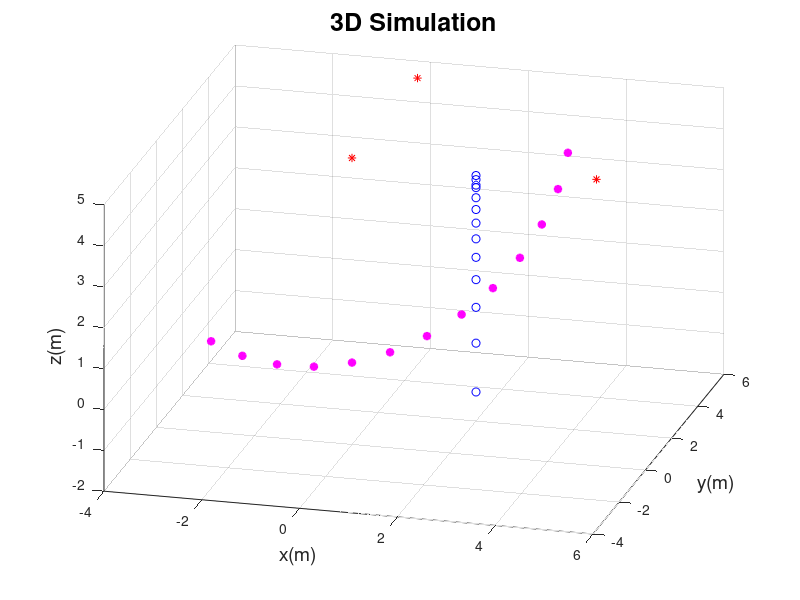

Reproduce this figure in MATLAB.
%% 
% program name uwb_distribution.m
% evaluate the impact of uwb errors in 3D positioning
% 2021-05-22
close all;
clear all;
clc;

r2d = (180/pi);
d2r = (pi/180);

% ======================================================
% Define four UWB sensors locations
% =====================================================
xr1 = 0;% in meter
yr1 = 0;% in meter
zr1 = 5;% in meter
xr2 = 0;
yr2 = 5;
zr2 = 5;

for k=1:17
    psi = 9*10*d2r;
    r3 = 5;
    xr3 = r3*sin(psi);% in meter
    yr3 = r3*cos(psi);% in meter
    zr3 = 5;

    phi = (k-9)*10*d2r;
%     phi = 0*d2r;
    beta = 45*d2r;
    alpha = 45*d2r;
    r4 = 5;
    xr4 = r4*sin(phi)*cos(beta);
    yr4 = r4*sin(phi)*cos(alpha);
    zr4 = r4-r4*cos(phi);% in meter

    a3(:,k) = [xr3,yr3,zr3];
    a4(:,k) = [xr4,yr4,zr4];
    
    H = [xr2-xr1, yr2-yr1, zr2-zr1
        xr3-xr1, yr3-yr1, zr3-zr1
        xr4-xr1, yr4-yr1, zr4-zr1];

    q(1) = xr1^2+yr1^2+zr1^2;
    q(2) = xr2^2+yr2^2+zr2^2;
    q(3) = xr3^2+yr3^2+zr3^2;
    q(4) = xr4^2+yr4^2+zr4^2;

%     UWB mobile node position
%     x = 2; 
%     y = 2; 
%     z = 2;
%     R1 = sqrt((x-xr1)^2+(y-yr1)^2+(z-zr1)^2);
%     R2 = sqrt((x-xr2)^2+(y-yr2)^2+(z-zr1)^2);
%     R3 = sqrt((x-xr3)^2+(y-yr3)^2+(z-zr1)^2);
%     R4 = sqrt((x-xr4)^2+(y-yr4)^2+(z-zr4)^2);
    R1 = 4.1231;
    R2 = 4.6904;
    R3 = 4.6904;
    R4 = 3.4641;

    b = [R1^2-R2^2-q(1)+q(2)
         R1^2-R3^2-q(1)+q(3)
         R1^2-R4^2-q(1)+q(4)];
    r(:,k) = 0.5*inv(H'*H)*H'*b;

end

figure (1)
% plot3(r(1,1:14),r(2,1:14),r(3,1:14),'bo',xr1,yr1,zr1,'r*',xr2,yr2,zr2,'r*',a3(1,1:14),a3(2,1:14),a3(3,1:14),'m*',xr4,yr4,zr4,'r*','linewidth',2)
plot3(r(1,5:17),r(2,5:17),r(3,5:17),'bo',xr1,yr1,zr1,'r*',xr2,yr2,zr2,'r*',xr3,yr3,zr3,'r*',a4(1,5:17),a4(2,5:17),a4(3,5:17),'m*','linewidth',2)
xlabel('x(m)','FontSize',14)
ylabel('y(m)','FontSize',14)
zlabel('z(m)','FontSize',14)
title('3D Simulation','FontSize',18);
hold on
% t = (-90:0.5:90)*pi/180;
% x = 5*cos(t);
% y = 5*sin(t);
% z = 5*ones(361);
% plot3(x,y,z,'r--')
view(15,30)
% axis equal
grid




